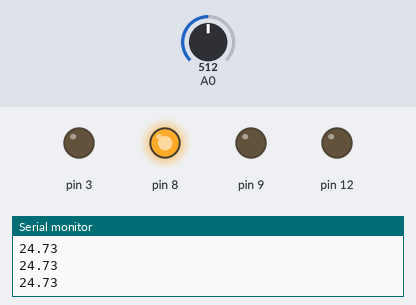
Simulated run of this sketch. Board: Arduino Uno, built with avr-gcc and run on an emulated ATmega328P. Shown: output pins drawn as LEDs (lit = HIGH), the last lines printed to the serial monitor. Inputs (shaded band) come from the test bench; at power-on: A0 = 512.

Above: at 1.8 s.
1.9 s: A0 set to 553
3.7 s: A0 set to 572
At 4.9 s:
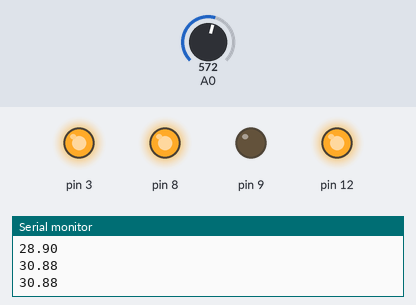
Timing chart, 0 to 6.7 s (numbered marks = the images above; inputs shaded):
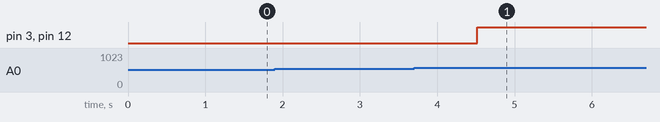

Measured:
- the behaviour switches between 563 and 564 on A0 (found by bisection; images 0 and 1)
- after the input at 3.7 s, pin 3, pin 12: LOW → HIGH after 0.82 s

The sketch:

SistemRacireProiect.ino
```cpp
int acdl, acdh, adc, T1, ms=0;
 float Vin, tmp;
int Vo;
float R1 = 10000;
float logR2, R2, T, Tc, Tf;
float c1 = 1.009249522e-03, c2 = 2.378405444e-04, c3 = 2.019202697e-07;

void setup() {
  Serial.begin(9600);
  DDRD = 0b00001000;
  DDRB = 0b00010011;
  DDRC = 0b00000000;
  PORTC = 0b00000001;
  init_timer();
  init_ADC();
  init_PWM();

}
void loop()
{

}

void init_PWM(){
  TCCR2A=0b10100011;// fast pwm mode
  TCCR2B=0b00000101;// prescalar
  }

void init_ADC(){
  ADMUX = 0b00000000;
  ADCSRA= 0b10000111;
   ADCSRA |= (1<<3);
   SREG |= (1<<7);
  }

int readADC (){

  ADMUX &=0b11100000;
  ADCSRA |=(1<<6);

  }

ISR(ADC_vect){
  acdl = ADCL;
  acdh = ADCH;
  adc = (acdh << 8) | acdl;
  termistor();
}

ISR(TIMER0_COMPA_vect)
{
  PORTB |= 1<<0;
if(ms>500)
 {ms=0;
 readADC();
 if(Tc > 30){
     PORTB = 1<<4;
     OCR2B = 255;
 }
  else
  {
    PORTB &= ~(1<<4);
    OCR2B = 0;
 }
 }
  else ms++;


}

void init_timer(){
  TCCR0A = 0b00000010;
  TCCR0B = 0b00000011;
  TCNT0 = 0;
  OCR0A = 249;
  TIMSK0 |= 0b00000010;

  }

void termistor(){
  Vo = adc;
  R2 = R1 * (1023.0 / (float)Vo - 1.0);
  logR2 = log(R2);
  T = (1.0 / (c1 + c2*logR2 + c3*logR2*logR2*logR2));
  Tc = T - 273.15;
  Serial.println(Tc);
  }
```
